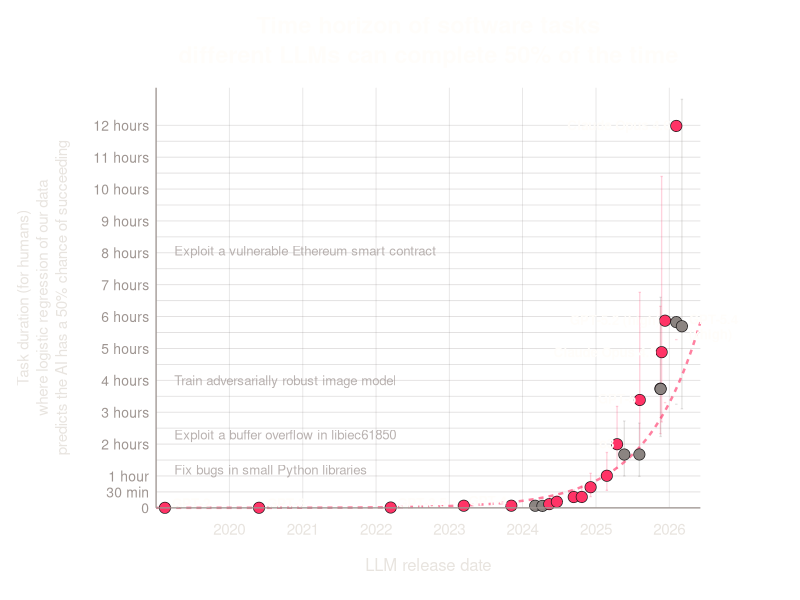

Write the R code that produced this figure.
#!/usr/bin/env Rscript

# Generates a png of the METR.org plot in the website style. 
# An additional manual step (not shown here) is required to convert the png to a .webp.

suppressPackageStartupMessages(library(ggplot2))

args <- commandArgs(trailingOnly = TRUE)
output_path <- if (length(args) >= 1) args[[1]] else "metr-ggplot.png"

# Community page palette.
bg_page <- "#151314"
text_heading <- "#fffdfa"
text_primary <- "#e8e4df"
text_muted <- "#9e9591"
text_dim <- "#6e6764"
accent <- "#ff3366"
non_frontier <- "#8b8481"

# This is a March 3, 2026 snapshot of the METR Time Horizon 1.1 linear 50%
# chart data from https://metr.org/time-horizons/ plus the display names from
# their current chart script. The fit below mirrors their live chart logic:
# frontier models only, exponential regression, x-range ending 3 months after
# the latest release.
models <- data.frame(
  sort_order = seq_len(24),
  model = c(
    "GPT-2",
    "GPT-3",
    "GPT-3.5",
    "GPT-4",
    "GPT-4 Nov '23",
    "Claude 3 Opus",
    "GPT-4 Turbo",
    "GPT-4o",
    "Claude 3.5 Sonnet (Old)",
    "o1-preview",
    "Claude 3.5 Sonnet (New)",
    "o1",
    "Claude 3.7 Sonnet",
    "o3",
    "Claude Opus 4",
    "Claude Opus 4.1",
    "GPT-5",
    "Gemini 3 Pro",
    "GPT-5.1-Codex-Max",
    "Claude Opus 4.5",
    "GPT-5.2 (high)",
    "Claude Opus 4.6",
    "GPT-5.3-Codex (high)",
    "GPT-5.4 (xhigh)"
  ),
  release_date = as.Date(c(
    "2019-02-14",
    "2020-05-28",
    "2022-03-15",
    "2023-03-14",
    "2023-11-06",
    "2024-03-04",
    "2024-04-09",
    "2024-05-13",
    "2024-06-20",
    "2024-09-12",
    "2024-10-22",
    "2024-12-05",
    "2025-02-24",
    "2025-04-16",
    "2025-05-22",
    "2025-08-05",
    "2025-08-07",
    "2025-11-18",
    "2025-11-19",
    "2025-11-24",
    "2025-12-11",
    "2026-02-05",
    "2026-02-05",
    "2026-03-05"
  )),
  estimate_minutes = c(
    0.053778,
    0.144057,
    0.599247,
    3.987428,
    4.044959,
    3.952262,
    3.732787,
    6.991195,
    11.395377,
    20.326586,
    20.522872,
    38.831588,
    60.388937,
    119.732634,
    100.366123,
    100.472004,
    203.012577,
    224.325884,
    223.714694,
    292.994594,
    352.249302,
    718.806830,
    349.530732,
    341.735276
  ),
  ci_low_minutes = c(
    0.009994,
    0.093319,
    0.255148,
    1.932920,
    1.866859,
    1.706313,
    1.980046,
    4.001482,
    5.489734,
    11.716193,
    10.144026,
    21.164512,
    33.006168,
    74.615398,
    59.994073,
    59.272391,
    112.641357,
    139.565157,
    134.310770,
    161.717714,
    198.067494,
    316.685725,
    194.913134,
    186.581591
  ),
  ci_high_minutes = c(
    0.141825,
    0.221209,
    1.115905,
    7.995283,
    8.443226,
    8.764840,
    6.736613,
    12.905741,
    22.384214,
    33.379877,
    40.820280,
    64.952490,
    104.226017,
    190.943818,
    163.454074,
    159.451918,
    405.551565,
    379.235434,
    396.206723,
    623.704698,
    815.177445,
    3633.786163,
    816.351994,
    768.779526
  ),
  stringsAsFactors = FALSE
)

models <- models[order(models$release_date, models$sort_order), ]
models$estimate_hours <- models$estimate_minutes / 60
models$ci_low_hours <- models$ci_low_minutes / 60
models$ci_high_hours <- models$ci_high_minutes / 60

previous_best <- c(-Inf, head(cummax(models$estimate_hours), -1))
models$frontier <- models$estimate_hours > previous_best
models$point_colour <- ifelse(models$frontier, accent, non_frontier)
models$error_colour <- ifelse(models$frontier, accent, non_frontier)

fit_anchor <- as.Date("2020-01-01")
frontier_models <- subset(models, frontier)
frontier_models$x_years <- as.numeric(frontier_models$release_date - fit_anchor) / 365.25
fit <- lm(log(estimate_hours) ~ x_years, data = frontier_models)

trend_start <- as.Date("2019-01-01")
trend_end <- seq(max(models$release_date), by = "3 months", length.out = 2)[2]
trend_days <- seq(
  from = as.numeric(trend_start),
  to = as.numeric(trend_end),
  length.out = 121
)
trend_df <- data.frame(
  release_date = as.Date(trend_days, origin = "1970-01-01")
)
trend_df$x_years <- as.numeric(trend_df$release_date - fit_anchor) / 365.25
trend_df$estimate_hours <- exp(predict(fit, newdata = trend_df))

first_frontier_date <- min(frontier_models$release_date)
last_frontier_date <- max(frontier_models$release_date)
task_lines <- data.frame(
  x = as.Date(rep("2019-04-01", 4)),
  y = c(8.07, 4.00, 2.30, 1.20),
  label = c(
    "Exploit a vulnerable Ethereum smart contract",
    "Train adversarially robust image model",
    "Exploit a buffer overflow in libiec61850",
    "Fix bugs in small Python libraries"
  ),
  stringsAsFactors = FALSE
)

label_specs <- data.frame(
  model = c(
    "GPT-2",
    "GPT-3",
    "GPT-3.5",
    "GPT-4",
    "o3",
    "GPT-5",
    "Claude Opus 4.5",
    "GPT-5.2 (high)",
    "Claude Opus 4.6",
    "GPT-5.4 (xhigh)"
  ),
  label = c(
    "GPT-2",
    "GPT-3",
    "GPT-3.5",
    "GPT-4",
    "o3",
    "GPT-5",
    "Claude Opus 4.5",
    "GPT-5.2 (high)",
    "Claude Opus 4.6",
    "GPT-5.4\n(xhigh)"
  ),
  nudge_days = c(35, 40, 32, 24, -16, -20, -26, -26, -30, 34),
  nudge_hours = c(0.14, 0.14, 0.14, 0.16, 0.02, 0.04, 0.00, 0.02, 0.02, -0.02),
  hjust = c(0, 0, 0, 0, 1, 1, 1, 1, 1, 0),
  stringsAsFactors = FALSE
)
labels <- merge(models, label_specs, by = "model")
labels$label_date <- labels$release_date + labels$nudge_days
labels$label_y <- labels$estimate_hours + labels$nudge_hours

max_value <- max(models$estimate_hours)
y_upper <- max_value * 1.1
axis_breaks <- c(0, 0.5, seq(1, ceiling(max_value), by = 1))
grid_breaks <- seq(0.5, ceiling(max_value), by = 0.5)

format_hour_label <- function(values) {
  vapply(values, function(value) {
    if (abs(value) < 1e-9) {
      "0"
    } else if (abs(value - 0.5) < 1e-9) {
      "30 min"
    } else if (abs(value - 1) < 1e-9) {
      "1 hour"
    } else {
      paste0(format(value, trim = TRUE, scientific = FALSE), " hours")
    }
  }, character(1))
}

year_breaks <- as.Date(sprintf("%d-01-01", 2020:format(max(models$release_date), "%Y")))

base_plot <- ggplot(models, aes(x = release_date, y = estimate_hours)) +
  geom_hline(
    yintercept = grid_breaks,
    colour = text_dim,
    linewidth = 0.28,
    alpha = 0.22
  ) +
  geom_vline(
    xintercept = year_breaks,
    colour = text_dim,
    linewidth = 0.28,
    alpha = 0.18
  ) +
  geom_text(
    data = task_lines,
    aes(x = x, y = y, label = label),
    inherit.aes = FALSE,
    hjust = 0,
    vjust = 0.5,
    colour = text_muted,
    alpha = 0.72,
    size = 3.35,
    family = "sans"
  ) +
  geom_errorbar(
    aes(ymin = ci_low_hours, ymax = ci_high_hours, colour = I(error_colour)),
    width = 12,
    linewidth = 0.45,
    alpha = 0.22,
    show.legend = FALSE
  ) +
  geom_line(
    data = trend_df,
    aes(x = release_date, y = estimate_hours),
    inherit.aes = FALSE,
    colour = accent,
    linewidth = 0.85,
    linetype = "22",
    alpha = 0.62
  ) +
  geom_point(
    aes(fill = I(point_colour)),
    shape = 21,
    size = 3.6,
    stroke = 0.35,
    colour = bg_page,
    show.legend = FALSE
  ) +
  geom_text(
    data = labels,
    aes(
      x = label_date,
      y = label_y,
      label = label,
      hjust = hjust
    ),
    inherit.aes = FALSE,
    colour = text_heading,
    size = 3.4,
    family = "sans",
    fontface = "bold",
    lineheight = 0.92
  ) +
  scale_x_date(
    limits = c(as.Date("2019-01-01"), trend_end),
    breaks = year_breaks,
    date_labels = "%Y",
    expand = c(0, 0)
  ) +
  scale_y_continuous(
    limits = c(0, y_upper),
    breaks = axis_breaks,
    labels = format_hour_label(axis_breaks),
    expand = c(0, 0)
  ) +
  coord_cartesian(clip = "off") +
  labs(
    title = "Time horizon of software tasks\ndifferent LLMs can complete 50% of the time",
    x = "LLM release date",
    y = paste(
      "Task duration (for humans)",
      "where logistic regression of our data",
      "predicts the AI has a 50% chance of succeeding",
      sep = "\n"
    )
  ) +
  theme_minimal(base_family = "sans") +
  theme(
    plot.background = element_rect(fill = "transparent", colour = NA),
    panel.background = element_rect(fill = "transparent", colour = NA),
    panel.grid = element_blank(),
    plot.title = element_text(
      colour = text_heading,
      size = 17,
      face = "bold",
      hjust = 0.5,
      lineheight = 1.05,
      margin = margin(b = 14)
    ),
    axis.line.x = element_line(colour = text_muted, linewidth = 0.45),
    axis.line.y = element_line(colour = text_muted, linewidth = 0.45),
    axis.text.x = element_text(
      colour = text_primary,
      size = 11,
      margin = margin(t = 8)
    ),
    axis.text.y = element_text(colour = text_muted, size = 10),
    axis.title.x = element_text(
      colour = text_primary,
      size = 12,
      margin = margin(t = 14)
    ),
    axis.title.y = element_text(
      colour = text_primary,
      size = 11,
      lineheight = 1.05,
      margin = margin(r = 16)
    ),
    plot.margin = margin(12, 72, 18, 12)
  )

ggsave(
  filename = output_path,
  plot = base_plot,
  width = 12.6,
  height = 7.2,
  dpi = 220,
  bg = "transparent"
)

message("Saved chart to ", output_path)
